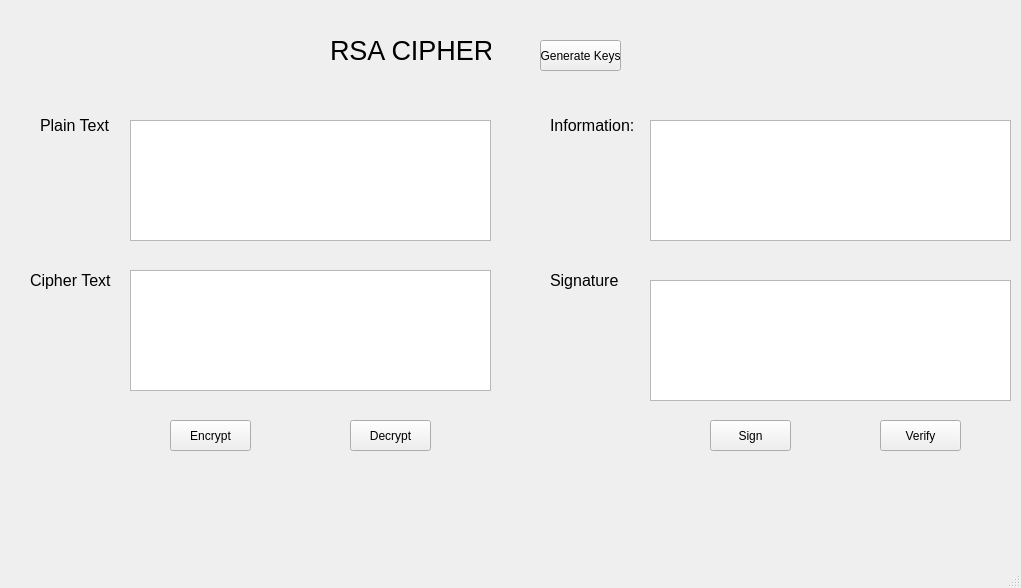
<?xml version="1.0" encoding="UTF-8"?>
<ui version="4.0">
 <class>MainWindow</class>
 <widget class="QMainWindow" name="MainWindow">
  <property name="geometry">
   <rect>
    <x>0</x>
    <y>0</y>
    <width>1021</width>
    <height>588</height>
   </rect>
  </property>
  <property name="windowTitle">
   <string>MainWindow</string>
  </property>
  <widget class="QWidget" name="centralwidget">
   <widget class="QLabel" name="label">
    <property name="geometry">
     <rect>
      <x>330</x>
      <y>20</y>
      <width>161</width>
      <height>61</height>
     </rect>
    </property>
    <property name="font">
     <font>
      <pointsize>20</pointsize>
     </font>
    </property>
    <property name="text">
     <string>RSA CIPHER</string>
    </property>
   </widget>
   <widget class="QPushButton" name="btn_gen_keys">
    <property name="geometry">
     <rect>
      <x>540</x>
      <y>40</y>
      <width>81</width>
      <height>31</height>
     </rect>
    </property>
    <property name="text">
     <string>Generate Keys</string>
    </property>
   </widget>
   <widget class="QLabel" name="label_2">
    <property name="geometry">
     <rect>
      <x>40</x>
      <y>110</y>
      <width>101</width>
      <height>31</height>
     </rect>
    </property>
    <property name="font">
     <font>
      <pointsize>12</pointsize>
     </font>
    </property>
    <property name="text">
     <string>Plain Text</string>
    </property>
   </widget>
   <widget class="QLabel" name="label_3">
    <property name="geometry">
     <rect>
      <x>30</x>
      <y>260</y>
      <width>111</width>
      <height>41</height>
     </rect>
    </property>
    <property name="font">
     <font>
      <pointsize>12</pointsize>
     </font>
    </property>
    <property name="text">
     <string>Cipher Text</string>
    </property>
   </widget>
   <widget class="QPushButton" name="btn_encrypt">
    <property name="geometry">
     <rect>
      <x>170</x>
      <y>420</y>
      <width>81</width>
      <height>31</height>
     </rect>
    </property>
    <property name="text">
     <string>Encrypt</string>
    </property>
   </widget>
   <widget class="QPushButton" name="btn_decrypt">
    <property name="geometry">
     <rect>
      <x>350</x>
      <y>420</y>
      <width>81</width>
      <height>31</height>
     </rect>
    </property>
    <property name="text">
     <string>Decrypt</string>
    </property>
   </widget>
   <widget class="QPushButton" name="btn_sign">
    <property name="geometry">
     <rect>
      <x>710</x>
      <y>420</y>
      <width>81</width>
      <height>31</height>
     </rect>
    </property>
    <property name="text">
     <string>Sign</string>
    </property>
   </widget>
   <widget class="QPushButton" name="btn_verify">
    <property name="geometry">
     <rect>
      <x>880</x>
      <y>420</y>
      <width>81</width>
      <height>31</height>
     </rect>
    </property>
    <property name="text">
     <string>Verify</string>
    </property>
   </widget>
   <widget class="QLabel" name="label_4">
    <property name="geometry">
     <rect>
      <x>550</x>
      <y>260</y>
      <width>111</width>
      <height>41</height>
     </rect>
    </property>
    <property name="font">
     <font>
      <pointsize>12</pointsize>
     </font>
    </property>
    <property name="text">
     <string>Signature</string>
    </property>
   </widget>
   <widget class="QLabel" name="label_5">
    <property name="geometry">
     <rect>
      <x>550</x>
      <y>110</y>
      <width>111</width>
      <height>31</height>
     </rect>
    </property>
    <property name="font">
     <font>
      <pointsize>12</pointsize>
     </font>
    </property>
    <property name="text">
     <string>Information:</string>
    </property>
   </widget>
   <widget class="QTextEdit" name="textEdit">
    <property name="geometry">
     <rect>
      <x>130</x>
      <y>120</y>
      <width>361</width>
      <height>121</height>
     </rect>
    </property>
   </widget>
   <widget class="QTextEdit" name="textEdit_2">
    <property name="geometry">
     <rect>
      <x>130</x>
      <y>270</y>
      <width>361</width>
      <height>121</height>
     </rect>
    </property>
   </widget>
   <widget class="QTextEdit" name="textEdit_3">
    <property name="geometry">
     <rect>
      <x>650</x>
      <y>120</y>
      <width>361</width>
      <height>121</height>
     </rect>
    </property>
   </widget>
   <widget class="QTextEdit" name="textEdit_4">
    <property name="geometry">
     <rect>
      <x>650</x>
      <y>280</y>
      <width>361</width>
      <height>121</height>
     </rect>
    </property>
   </widget>
  </widget>
  <widget class="QMenuBar" name="menubar">
   <property name="geometry">
    <rect>
     <x>0</x>
     <y>0</y>
     <width>1021</width>
     <height>21</height>
    </rect>
   </property>
  </widget>
  <widget class="QStatusBar" name="statusbar"/>
 </widget>
 <resources/>
 <connections/>
</ui>
